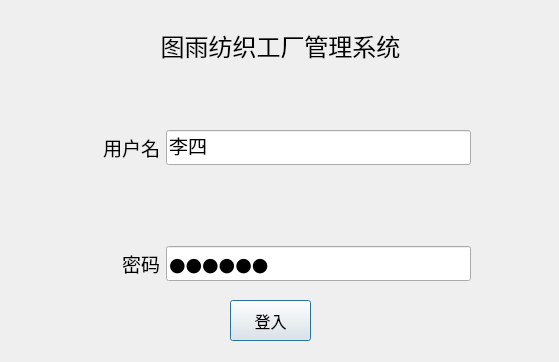
<?xml version="1.0" encoding="UTF-8"?>
<ui version="4.0">
 <class>Login</class>
 <widget class="QDialog" name="Login">
  <property name="geometry">
   <rect>
    <x>0</x>
    <y>0</y>
    <width>559</width>
    <height>362</height>
   </rect>
  </property>
  <property name="windowTitle">
   <string>图雨纺织工厂管理系统登入</string>
  </property>
  <widget class="QPushButton" name="pushButton">
   <property name="geometry">
    <rect>
     <x>230</x>
     <y>300</y>
     <width>81</width>
     <height>41</height>
    </rect>
   </property>
   <property name="font">
    <font>
     <family>Agency FB</family>
     <pointsize>12</pointsize>
    </font>
   </property>
   <property name="text">
    <string>登入</string>
   </property>
  </widget>
  <widget class="QWidget" name="formLayoutWidget">
   <property name="geometry">
    <rect>
     <x>90</x>
     <y>130</y>
     <width>381</width>
     <height>151</height>
    </rect>
   </property>
   <layout class="QFormLayout" name="formLayout">
    <item row="1" column="0">
     <widget class="QLabel" name="label_2">
      <property name="minimumSize">
       <size>
        <width>70</width>
        <height>0</height>
       </size>
      </property>
      <property name="font">
       <font>
        <family>Agency FB</family>
        <pointsize>14</pointsize>
       </font>
      </property>
      <property name="text">
       <string>用户名</string>
      </property>
      <property name="alignment">
       <set>Qt::AlignRight|Qt::AlignTrailing|Qt::AlignVCenter</set>
      </property>
     </widget>
    </item>
    <item row="1" column="1">
     <widget class="QLineEdit" name="lineEdit_name">
      <property name="font">
       <font>
        <family>Agency FB</family>
        <pointsize>14</pointsize>
       </font>
      </property>
      <property name="text">
       <string>李四</string>
      </property>
     </widget>
    </item>
    <item row="3" column="0">
     <widget class="QLabel" name="label_3">
      <property name="minimumSize">
       <size>
        <width>70</width>
        <height>0</height>
       </size>
      </property>
      <property name="font">
       <font>
        <family>Agency FB</family>
        <pointsize>14</pointsize>
       </font>
      </property>
      <property name="text">
       <string>密码</string>
      </property>
      <property name="alignment">
       <set>Qt::AlignRight|Qt::AlignTrailing|Qt::AlignVCenter</set>
      </property>
     </widget>
    </item>
    <item row="3" column="1">
     <widget class="QLineEdit" name="lineEdit_password">
      <property name="font">
       <font>
        <family>Agency FB</family>
        <pointsize>14</pointsize>
       </font>
      </property>
      <property name="text">
       <string>123456</string>
      </property>
      <property name="echoMode">
       <enum>QLineEdit::Password</enum>
      </property>
     </widget>
    </item>
    <item row="2" column="1">
     <spacer name="verticalSpacer">
      <property name="orientation">
       <enum>Qt::Vertical</enum>
      </property>
      <property name="sizeHint" stdset="0">
       <size>
        <width>20</width>
        <height>20</height>
       </size>
      </property>
     </spacer>
    </item>
   </layout>
  </widget>
  <widget class="QLabel" name="label">
   <property name="geometry">
    <rect>
     <x>140</x>
     <y>20</y>
     <width>281</width>
     <height>51</height>
    </rect>
   </property>
   <property name="font">
    <font>
     <family>Agency FB</family>
     <pointsize>18</pointsize>
    </font>
   </property>
   <property name="text">
    <string>图雨纺织工厂管理系统</string>
   </property>
   <property name="alignment">
    <set>Qt::AlignCenter</set>
   </property>
  </widget>
 </widget>
 <resources/>
 <connections>
  <connection>
   <sender>pushButton</sender>
   <signal>clicked()</signal>
   <receiver>Login</receiver>
   <slot>LoginSlot()</slot>
   <hints>
    <hint type="sourcelabel">
     <x>258</x>
     <y>284</y>
    </hint>
    <hint type="destinationlabel">
     <x>353</x>
     <y>326</y>
    </hint>
   </hints>
  </connection>
 </connections>
 <slots>
  <slot>LoginSlot()</slot>
 </slots>
</ui>
